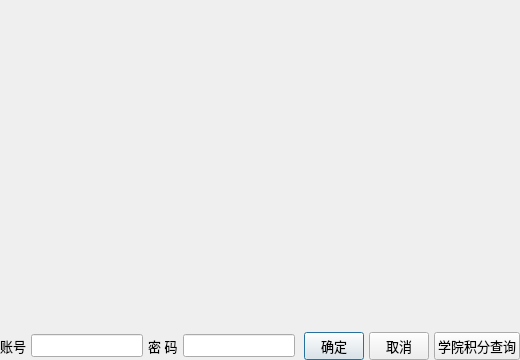
<?xml version="1.0" encoding="UTF-8"?>
<ui version="4.0">
 <class>TDialogLogin</class>
 <widget class="QDialog" name="TDialogLogin">
  <property name="geometry">
   <rect>
    <x>0</x>
    <y>0</y>
    <width>520</width>
    <height>360</height>
   </rect>
  </property>
  <property name="maximumSize">
   <size>
    <width>520</width>
    <height>360</height>
   </size>
  </property>
  <property name="font">
   <font>
    <pointsize>10</pointsize>
   </font>
  </property>
  <property name="windowTitle">
   <string>Dialog</string>
  </property>
  <layout class="QVBoxLayout" name="verticalLayout">
   <property name="spacing">
    <number>0</number>
   </property>
   <property name="leftMargin">
    <number>0</number>
   </property>
   <property name="topMargin">
    <number>0</number>
   </property>
   <property name="rightMargin">
    <number>0</number>
   </property>
   <property name="bottomMargin">
    <number>0</number>
   </property>
   <item>
    <widget class="QLabel" name="label">
     <property name="maximumSize">
      <size>
       <width>520</width>
       <height>334</height>
      </size>
     </property>
     <property name="text">
      <string/>
     </property>
     <property name="pixmap">
      <pixmap resource="../res/res.qrc">:/res/splash.jpg</pixmap>
     </property>
     <property name="scaledContents">
      <bool>true</bool>
     </property>
    </widget>
   </item>
   <item>
    <layout class="QHBoxLayout" name="horizontalLayout">
     <property name="spacing">
      <number>5</number>
     </property>
     <item>
      <widget class="QLabel" name="label_2">
       <property name="text">
        <string>账号</string>
       </property>
      </widget>
     </item>
     <item>
      <widget class="QLineEdit" name="editUser"/>
     </item>
     <item>
      <widget class="QLabel" name="label_3">
       <property name="text">
        <string>密 码</string>
       </property>
      </widget>
     </item>
     <item>
      <widget class="QLineEdit" name="editPSWD">
       <property name="echoMode">
        <enum>QLineEdit::Password</enum>
       </property>
      </widget>
     </item>
     <item>
      <spacer name="horizontalSpacer">
       <property name="orientation">
        <enum>Qt::Horizontal</enum>
       </property>
       <property name="sizeHint" stdset="0">
        <size>
         <width>17</width>
         <height>20</height>
        </size>
       </property>
      </spacer>
     </item>
     <item>
      <widget class="QPushButton" name="btnOK">
       <property name="maximumSize">
        <size>
         <width>60</width>
         <height>16777215</height>
        </size>
       </property>
       <property name="text">
        <string>确定</string>
       </property>
       <property name="icon">
        <iconset resource="../res/res.qrc">
         <normaloff>:/res/704.bmp</normaloff>:/res/704.bmp</iconset>
       </property>
      </widget>
     </item>
     <item>
      <widget class="QPushButton" name="btnCancel">
       <property name="maximumSize">
        <size>
         <width>60</width>
         <height>16777215</height>
        </size>
       </property>
       <property name="text">
        <string>取消</string>
       </property>
       <property name="icon">
        <iconset resource="../res/res.qrc">
         <normaloff>:/res/706.bmp</normaloff>:/res/706.bmp</iconset>
       </property>
      </widget>
     </item>
     <item>
      <widget class="QPushButton" name="btnSelect">
       <property name="text">
        <string>学院积分查询</string>
       </property>
      </widget>
     </item>
    </layout>
   </item>
  </layout>
 </widget>
 <resources>
  <include location="../res/res.qrc"/>
 </resources>
 <connections>
  <connection>
   <sender>btnCancel</sender>
   <signal>clicked()</signal>
   <receiver>TDialogLogin</receiver>
   <slot>reject()</slot>
   <hints>
    <hint type="sourcelabel">
     <x>648</x>
     <y>484</y>
    </hint>
    <hint type="destinationlabel">
     <x>374</x>
     <y>253</y>
    </hint>
   </hints>
  </connection>
 </connections>
</ui>
